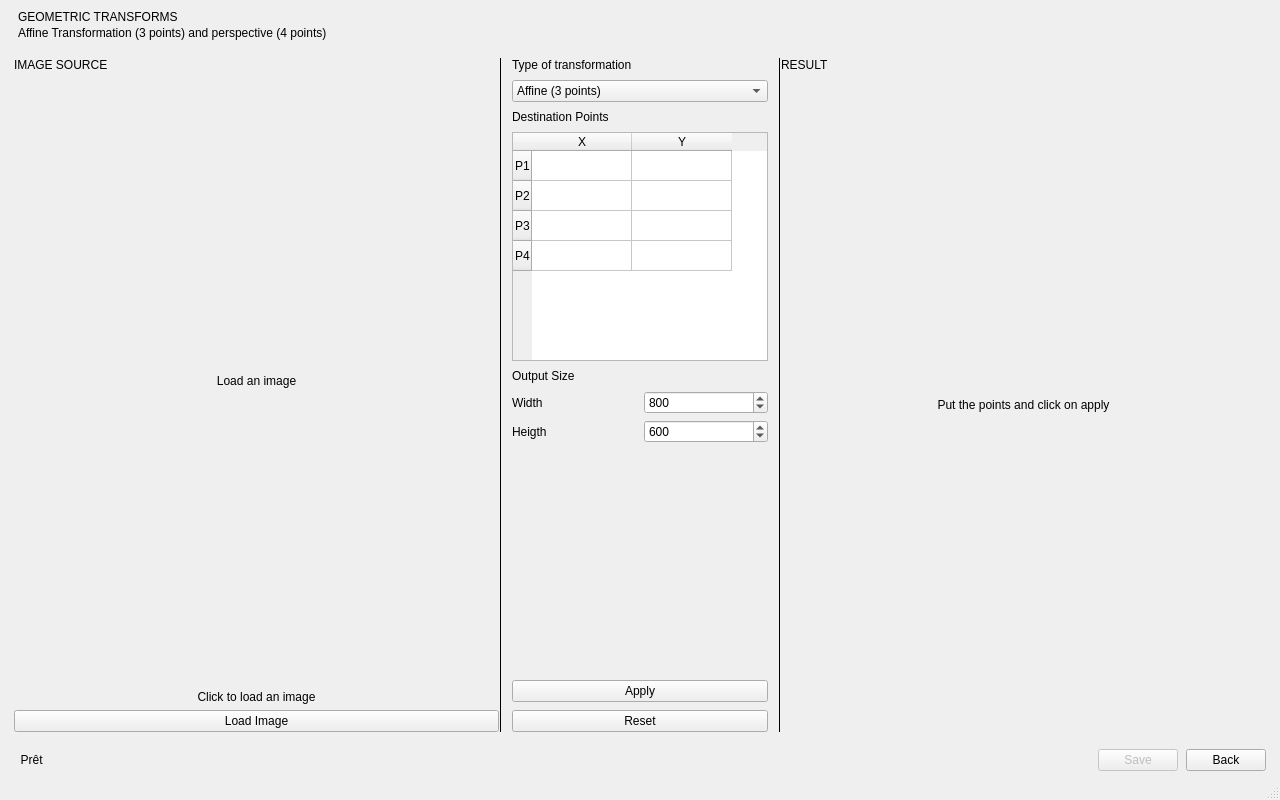
<?xml version="1.0" encoding="UTF-8"?>
<ui version="4.0">
 <class>GeometricTransform</class>
 <widget class="QMainWindow" name="GeometricTransform">
  <property name="geometry">
   <rect>
    <x>0</x>
    <y>0</y>
    <width>1280</width>
    <height>800</height>
   </rect>
  </property>
  <property name="windowTitle">
   <string>Geometric Transforms</string>
  </property>
  <widget class="QWidget" name="centralwidget">
   <layout class="QVBoxLayout" name="mainLayout">
    <property name="spacing">
     <number>0</number>
    </property>
    <property name="leftMargin">
     <number>0</number>
    </property>
    <property name="topMargin">
     <number>0</number>
    </property>
    <property name="rightMargin">
     <number>0</number>
    </property>
    <property name="bottomMargin">
     <number>0</number>
    </property>
    <item>
     <widget class="QFrame" name="headerFrame">
      <property name="frameShape">
       <enum>QFrame::Shape::NoFrame</enum>
      </property>
      <layout class="QVBoxLayout" name="headerLayout">
       <property name="spacing">
        <number>2</number>
       </property>
       <property name="leftMargin">
        <number>18</number>
       </property>
       <property name="topMargin">
        <number>10</number>
       </property>
       <property name="rightMargin">
        <number>18</number>
       </property>
       <property name="bottomMargin">
        <number>8</number>
       </property>
       <item>
        <widget class="QLabel" name="titleLabel">
         <property name="text">
          <string>GEOMETRIC TRANSFORMS</string>
         </property>
        </widget>
       </item>
       <item>
        <widget class="QLabel" name="subtitleLabel">
         <property name="text">
          <string>Affine Transformation (3 points) and perspective (4 points)</string>
         </property>
        </widget>
       </item>
      </layout>
     </widget>
    </item>
    <item>
     <layout class="QHBoxLayout" name="contentLayout">
      <property name="spacing">
       <number>0</number>
      </property>
      <property name="leftMargin">
       <number>14</number>
      </property>
      <property name="topMargin">
       <number>10</number>
      </property>
      <property name="rightMargin">
       <number>14</number>
      </property>
      <property name="bottomMargin">
       <number>10</number>
      </property>
      <item>
       <widget class="QFrame" name="sourceFrame">
        <property name="sizePolicy">
         <sizepolicy hsizetype="Expanding" vsizetype="Expanding">
          <horstretch>2</horstretch>
          <verstretch>0</verstretch>
         </sizepolicy>
        </property>
        <property name="frameShape">
         <enum>QFrame::Shape::NoFrame</enum>
        </property>
        <layout class="QVBoxLayout" name="sourceLayout">
         <property name="spacing">
          <number>6</number>
         </property>
         <property name="leftMargin">
          <number>0</number>
         </property>
         <property name="topMargin">
          <number>0</number>
         </property>
         <property name="rightMargin">
          <number>0</number>
         </property>
         <property name="bottomMargin">
          <number>0</number>
         </property>
         <item>
          <widget class="QLabel" name="sourceTitleLabel">
           <property name="text">
            <string>IMAGE SOURCE</string>
           </property>
          </widget>
         </item>
         <item>
          <widget class="ClickableImageLabel" name="sourceImageLabel">
           <property name="sizePolicy">
            <sizepolicy hsizetype="Expanding" vsizetype="Expanding">
             <horstretch>0</horstretch>
             <verstretch>1</verstretch>
            </sizepolicy>
           </property>
           <property name="text">
            <string>Load an image</string>
           </property>
           <property name="alignment">
            <set>Qt::AlignmentFlag::AlignCenter</set>
           </property>
          </widget>
         </item>
         <item>
          <widget class="QLabel" name="hintLabel">
           <property name="text">
            <string>Click to load an image</string>
           </property>
           <property name="alignment">
            <set>Qt::AlignmentFlag::AlignCenter</set>
           </property>
          </widget>
         </item>
         <item>
          <widget class="QPushButton" name="loadButton">
           <property name="text">
            <string>Load Image</string>
           </property>
          </widget>
         </item>
        </layout>
       </widget>
      </item>
      <item>
       <widget class="QFrame" name="divider1">
        <property name="frameShape">
         <enum>QFrame::Shape::VLine</enum>
        </property>
        <property name="frameShadow">
         <enum>QFrame::Shadow::Plain</enum>
        </property>
       </widget>
      </item>
      <item>
       <widget class="QFrame" name="controlsFrame">
        <property name="frameShape">
         <enum>QFrame::Shape::NoFrame</enum>
        </property>
        <layout class="QVBoxLayout" name="controlsLayout">
         <property name="spacing">
          <number>8</number>
         </property>
         <property name="leftMargin">
          <number>10</number>
         </property>
         <property name="topMargin">
          <number>0</number>
         </property>
         <property name="rightMargin">
          <number>10</number>
         </property>
         <property name="bottomMargin">
          <number>0</number>
         </property>
         <item>
          <widget class="QLabel" name="transformLabel">
           <property name="text">
            <string>Type of transformation</string>
           </property>
          </widget>
         </item>
         <item>
          <widget class="QComboBox" name="transformCombo">
           <item>
            <property name="text">
             <string>Affine (3 points)</string>
            </property>
           </item>
           <item>
            <property name="text">
             <string>Perspective (4 points)</string>
            </property>
           </item>
          </widget>
         </item>
         <item>
          <widget class="QLabel" name="destLabel">
           <property name="text">
            <string>Destination Points</string>
           </property>
          </widget>
         </item>
         <item>
          <widget class="QTableWidget" name="destPointsTable">
           <property name="rowCount">
            <number>4</number>
           </property>
           <property name="columnCount">
            <number>2</number>
           </property>
           <row>
            <property name="text">
             <string>P1</string>
            </property>
           </row>
           <row>
            <property name="text">
             <string>P2</string>
            </property>
           </row>
           <row>
            <property name="text">
             <string>P3</string>
            </property>
           </row>
           <row>
            <property name="text">
             <string>P4</string>
            </property>
           </row>
           <column>
            <property name="text">
             <string>X</string>
            </property>
           </column>
           <column>
            <property name="text">
             <string>Y</string>
            </property>
           </column>
          </widget>
         </item>
         <item>
          <widget class="QLabel" name="sizeLabel">
           <property name="text">
            <string>Output Size</string>
           </property>
          </widget>
         </item>
         <item>
          <layout class="QGridLayout" name="sizeLayout">
           <property name="horizontalSpacing">
            <number>8</number>
           </property>
           <property name="verticalSpacing">
            <number>6</number>
           </property>
           <item row="0" column="0">
            <widget class="QLabel" name="widthLabel">
             <property name="text">
              <string>Width</string>
             </property>
            </widget>
           </item>
           <item row="0" column="1">
            <widget class="QSpinBox" name="widthSpinBox">
             <property name="minimum">
              <number>1</number>
             </property>
             <property name="maximum">
              <number>8000</number>
             </property>
             <property name="value">
              <number>800</number>
             </property>
            </widget>
           </item>
           <item row="1" column="0">
            <widget class="QLabel" name="heightLabel">
             <property name="text">
              <string>Heigth</string>
             </property>
            </widget>
           </item>
           <item row="1" column="1">
            <widget class="QSpinBox" name="heightSpinBox">
             <property name="minimum">
              <number>1</number>
             </property>
             <property name="maximum">
              <number>8000</number>
             </property>
             <property name="value">
              <number>600</number>
             </property>
            </widget>
           </item>
          </layout>
         </item>
         <item>
          <spacer name="controlsSpacer">
           <property name="orientation">
            <enum>Qt::Orientation::Vertical</enum>
           </property>
           <property name="sizeType">
            <enum>QSizePolicy::Policy::Expanding</enum>
           </property>
           <property name="sizeHint" stdset="0">
            <size>
             <width>20</width>
             <height>40</height>
            </size>
           </property>
          </spacer>
         </item>
         <item>
          <widget class="QPushButton" name="applyButton">
           <property name="text">
            <string>Apply</string>
           </property>
          </widget>
         </item>
         <item>
          <widget class="QPushButton" name="resetButton">
           <property name="text">
            <string>Reset</string>
           </property>
          </widget>
         </item>
        </layout>
       </widget>
      </item>
      <item>
       <widget class="QFrame" name="divider2">
        <property name="frameShape">
         <enum>QFrame::Shape::VLine</enum>
        </property>
        <property name="frameShadow">
         <enum>QFrame::Shadow::Plain</enum>
        </property>
       </widget>
      </item>
      <item>
       <widget class="QFrame" name="resultFrame">
        <property name="sizePolicy">
         <sizepolicy hsizetype="Expanding" vsizetype="Expanding">
          <horstretch>2</horstretch>
          <verstretch>0</verstretch>
         </sizepolicy>
        </property>
        <property name="frameShape">
         <enum>QFrame::Shape::NoFrame</enum>
        </property>
        <layout class="QVBoxLayout" name="resultLayout">
         <property name="spacing">
          <number>6</number>
         </property>
         <property name="leftMargin">
          <number>0</number>
         </property>
         <property name="topMargin">
          <number>0</number>
         </property>
         <property name="rightMargin">
          <number>0</number>
         </property>
         <property name="bottomMargin">
          <number>0</number>
         </property>
         <item>
          <widget class="QLabel" name="resultTitleLabel">
           <property name="text">
            <string>RESULT</string>
           </property>
          </widget>
         </item>
         <item>
          <widget class="QLabel" name="resultLabel">
           <property name="sizePolicy">
            <sizepolicy hsizetype="Expanding" vsizetype="Expanding">
             <horstretch>0</horstretch>
             <verstretch>1</verstretch>
            </sizepolicy>
           </property>
           <property name="text">
            <string>Put the points and click on apply</string>
           </property>
           <property name="alignment">
            <set>Qt::AlignmentFlag::AlignCenter</set>
           </property>
          </widget>
         </item>
        </layout>
       </widget>
      </item>
     </layout>
    </item>
    <item>
     <widget class="QFrame" name="footerFrame">
      <property name="frameShape">
       <enum>QFrame::Shape::NoFrame</enum>
      </property>
      <layout class="QHBoxLayout" name="footerLayout">
       <property name="spacing">
        <number>8</number>
       </property>
       <property name="leftMargin">
        <number>14</number>
       </property>
       <property name="topMargin">
        <number>7</number>
       </property>
       <property name="rightMargin">
        <number>14</number>
       </property>
       <property name="bottomMargin">
        <number>7</number>
       </property>
       <item>
        <widget class="QLabel" name="statusLabel">
         <property name="sizePolicy">
          <sizepolicy hsizetype="Expanding" vsizetype="Preferred">
           <horstretch>1</horstretch>
           <verstretch>0</verstretch>
          </sizepolicy>
         </property>
         <property name="text">
          <string>  Prêt</string>
         </property>
        </widget>
       </item>
       <item>
        <widget class="QPushButton" name="saveButton">
         <property name="enabled">
          <bool>false</bool>
         </property>
         <property name="text">
          <string>Save</string>
         </property>
        </widget>
       </item>
       <item>
        <widget class="QPushButton" name="backButton">
         <property name="text">
          <string>Back</string>
         </property>
        </widget>
       </item>
      </layout>
     </widget>
    </item>
   </layout>
  </widget>
  <widget class="QMenuBar" name="menubar">
   <property name="geometry">
    <rect>
     <x>0</x>
     <y>0</y>
     <width>1280</width>
     <height>21</height>
    </rect>
   </property>
  </widget>
  <widget class="QStatusBar" name="statusbar"/>
 </widget>
 <customwidgets>
  <customwidget>
   <class>ClickableImageLabel</class>
   <extends>QLabel</extends>
   <header>GeometricTransform.h</header>
  </customwidget>
 </customwidgets>
 <resources/>
 <connections/>
</ui>
